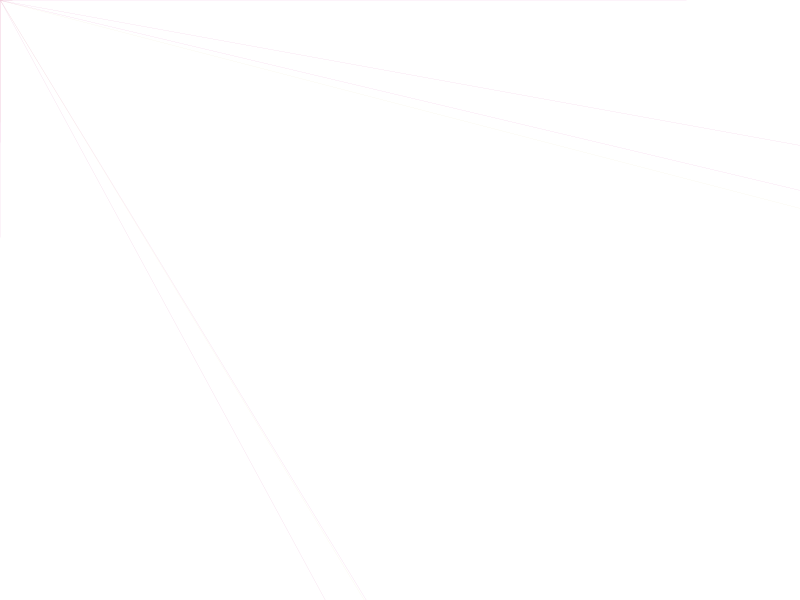
Frame 1 (no input)
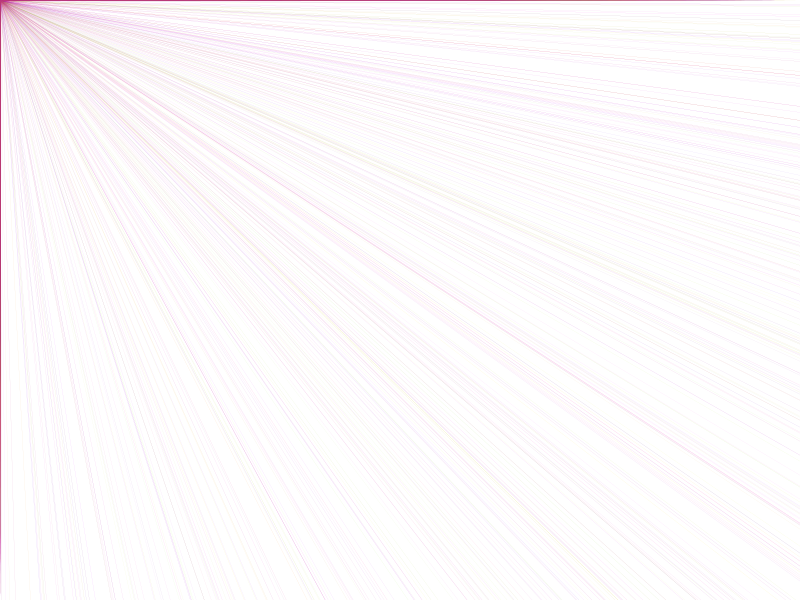
Frame 60 (the mouse pressed at the canvas centre just before this capture)
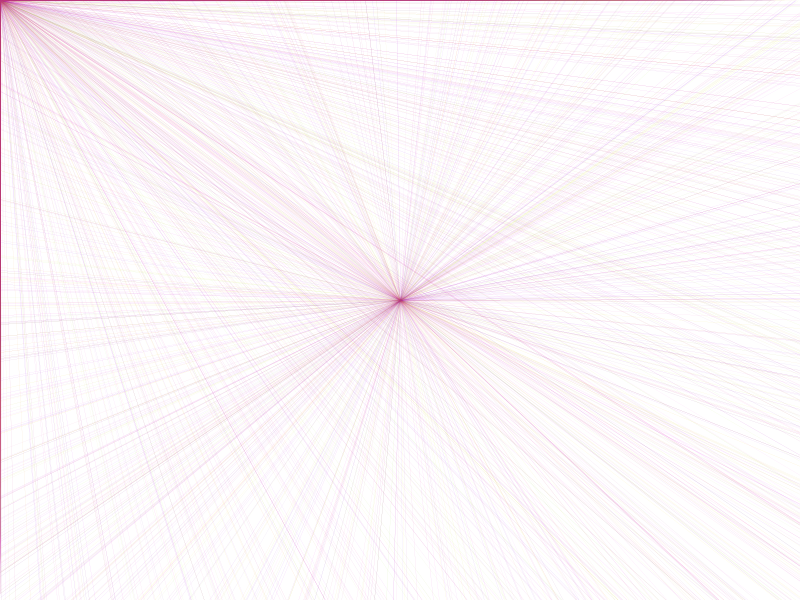
Frame 120 (the mouse held since frame 60 and released just before this capture)

The Processing sketch that drew these frames (run headless with seeded random() and noise(); from frame 60 on, the mouse is pressed at the canvas centre):

// Processing sketch: processing_52215
// ── processing_52215.pde

void setup(){
size(800,600);
smooth();
noFill();
strokeWeight(.1);
background(255);
}

void draw(){
    stroke(random(100,255),0,random(100,255),random(50,100));


line (mouseX,mouseY,0,random(600));
line (mouseX,mouseY,random(800),0);
line (mouseX,mouseY,800,random (600));
line (mouseX,mouseY,random(800),600);
    
    stroke(random(100,255),random(100,255),0,random(50,100));

line (mouseX,mouseY,0,random(600));
line (mouseX,mouseY,random(800),0);
line (mouseX,mouseY,800,random (600));
line (mouseX,mouseY,random(800),600);
stroke(random(100,255),0,random(100,255),random(50,100));

line (mouseX,mouseY,0,random(600));
line (mouseX,mouseY,random(800),0);
line (mouseX,mouseY,800,random (600));
line (mouseX,mouseY,random(800),600);




}
